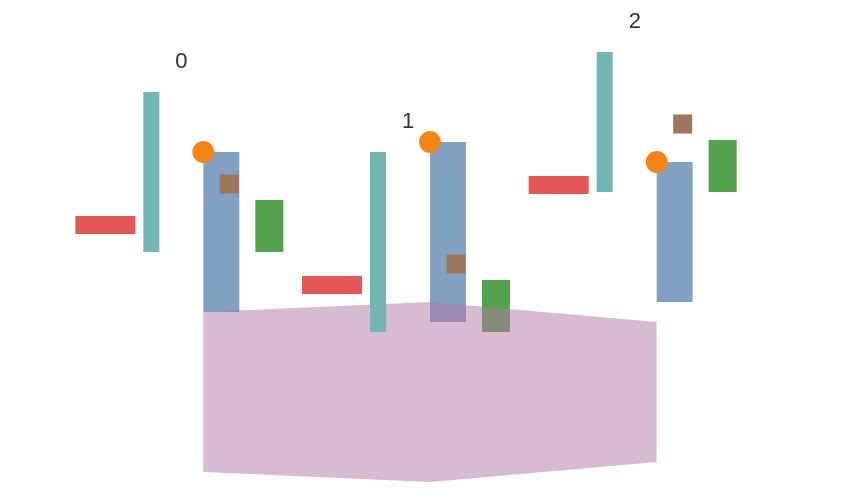

Write the Vega-Lite specification saved for this chart.
### Vega specification from a JSON file in a GitHub repository (floating-point values rounded to 4 significant figures)
{"$schema": "https://vega.github.io/schema/vega/v6.json", "description": "Upstream's `adjustSpatial`, which is four statements in order rather than a set of alternatives: `o.height = o.y2 - o.y` when a far edge is written beside a near one, `o.y = o.y2 - (o.height||0)` when it is written without one, and `o.y = o.yc - (o.height||0)/2` last of all. Because they are statements, a far edge *replaces* an encoded extent and a centre halves the replacement — so a mark centred on a band written as `y` and `y2` is placed against a height the specification never wrote down. The marks here write each combination on its own: a band centred by `yc`, a far edge with an extent and no near edge — on a rect, and on a symbol and a text, which resolve their position by a different route in this engine and had to be shown separately — the same pair on x, and an encoded extent overwritten by a far edge beside it.", "width": 420, "height": 220, "padding": 5, "background": "white", "data": [{"name": "t", "values": [{"c": 0, "lo": 40, "hi": 120}, {"c": 1, "lo": 70, "hi": 160}, {"c": 2, "lo": 20, "hi": 90}]}], "scales": [{"name": "x", "type": "point", "domain": {"data": "t", "field": "c"}, "range": [40, 380], "padding": 0.5}], "marks": [{"type": "rect", "name": "bandCentred", "from": {"data": "t"}, "encode": {"enter": {"x": {"scale": "x", "field": "c"}, "width": {"value": 18}, "y": {"field": "lo"}, "y2": {"field": "hi"}, "yc": {"value": 110}, "fill": {"value": "#4c78a8"}, "fillOpacity": {"value": 0.7}}}}, {"type": "symbol", "name": "centredOnABand", "from": {"data": "t"}, "encode": {"enter": {"x": {"scale": "x", "field": "c"}, "y": {"field": "lo"}, "y2": {"field": "hi"}, "yc": {"value": 110}, "size": {"value": 120}, "fill": {"value": "#f58518"}}}}, {"type": "rect", "name": "farEdgeWithAnExtent", "from": {"data": "t"}, "encode": {"enter": {"x": {"scale": "x", "field": "c", "offset": 26}, "width": {"value": 14}, "y2": {"field": "hi"}, "height": {"value": 26}, "fill": {"value": "#54a24b"}}}}, {"type": "rect", "name": "farEdgeWithAnExtentOnX", "from": {"data": "t"}, "encode": {"enter": {"x2": {"scale": "x", "field": "c", "offset": -34}, "width": {"value": 30}, "y": {"field": "lo", "offset": 62}, "height": {"value": 9}, "fill": {"value": "#e45756"}}}}, {"type": "symbol", "name": "symbolFarEdgeWithAnExtent", "from": {"data": "t"}, "encode": {"enter": {"x": {"scale": "x", "field": "c", "offset": 13}, "y2": {"field": "hi"}, "height": {"value": 34}, "size": {"value": 90}, "shape": {"value": "square"}, "fill": {"value": "#9d755d"}}}}, {"type": "text", "name": "textFarEdgeWithAnExtentOnX", "from": {"data": "t"}, "encode": {"enter": {"x2": {"scale": "x", "field": "c", "offset": 8}, "width": {"value": 22}, "y": {"field": "lo", "offset": -12}, "text": {"field": "c"}, "fontSize": {"value": 11}, "fill": {"value": "#333333"}}}}, {"type": "area", "name": "bandCentredArea", "from": {"data": "t"}, "encode": {"enter": {"x": {"scale": "x", "field": "c"}, "y": {"field": "lo"}, "y2": {"field": "hi"}, "yc": {"value": 190}, "fill": {"value": "#b279a2"}, "fillOpacity": {"value": 0.5}}}}, {"type": "rect", "name": "anExtentOverwritten", "from": {"data": "t"}, "encode": {"enter": {"x": {"scale": "x", "field": "c", "offset": -30}, "width": {"value": 8}, "y": {"field": "lo"}, "y2": {"field": "hi"}, "height": {"value": 7}, "fill": {"value": "#72b7b2"}}}}]}
